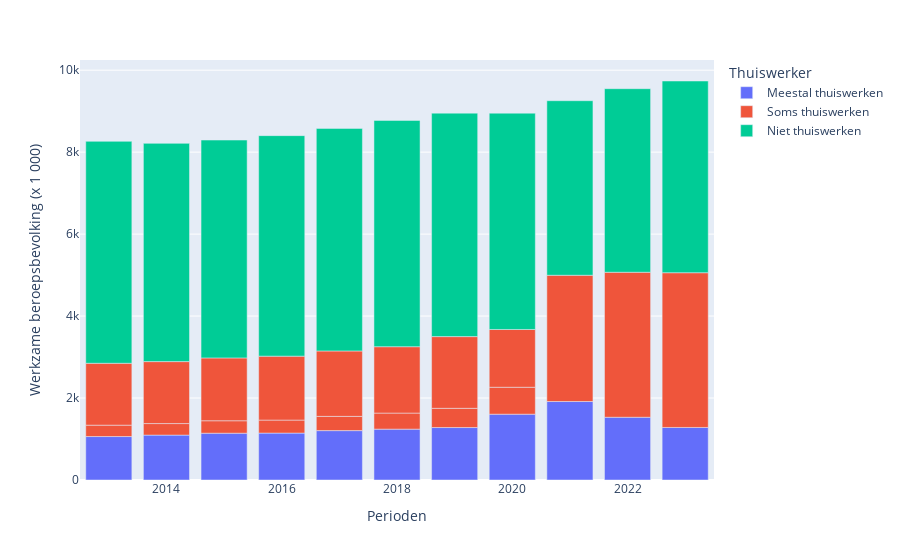

Here is the notebook cell this chart was saved with:
### Code cell
px.bar(df_filtered,
        x="Perioden",
        y="Werkzame beroepsbevolking (x 1 000)",
        color="Thuiswerker"
       )

### Figure 1 — Plotly figure (JSON) as saved in the notebook; plotly's stock layout.template omitted (floating-point values rounded to 4 significant figures)
{"data": [{"alignmentgroup": "True", "hovertemplate": "Thuiswerker=Meestal thuiswerken<br>Perioden=%{x}<br>Werkzame beroepsbevolking (x 1 000)=%{y}<extra></extra>", "legendgroup": "Meestal thuiswerken", "marker": {"color": "#636efa", "pattern": {"shape": ""}}, "name": "Meestal thuiswerken", "offsetgroup": "Meestal thuiswerken", "orientation": "v", "showlegend": true, "textposition": "auto", "type": "bar", "x": [2013, 2014, 2015, 2016, 2017, 2018, 2019, 2020, 2021, 2022, 2023], "xaxis": "x", "y": [1060, 1095, 1142, 1145, 1205, 1241, 1280, 1606, 1915, 1531, 1282], "yaxis": "y"}, {"alignmentgroup": "True", "hovertemplate": "Thuiswerker=Soms thuiswerken<br>Perioden=%{x}<br>Werkzame beroepsbevolking (x 1 000)=%{y}<extra></extra>", "legendgroup": "Soms thuiswerken", "marker": {"color": "#EF553B", "pattern": {"shape": ""}}, "name": "Soms thuiswerken", "offsetgroup": "Soms thuiswerken", "orientation": "v", "showlegend": true, "textposition": "auto", "type": "bar", "x": [2013, 2014, 2015, 2016, 2017, 2018, 2019, 2020, 2013, 2014, 2015, 2016, 2017, 2018, 2019, 2020, 2021, 2022, 2023], "xaxis": "x", "y": [278, 282, 304, 317, 348, 392, 469, 657, 1510, 1512, 1533, 1560, 1596, 1620, 1750, 1410, 3081, 3538, 3776], "yaxis": "y"}, {"alignmentgroup": "True", "hovertemplate": "Thuiswerker=Niet thuiswerken<br>Perioden=%{x}<br>Werkzame beroepsbevolking (x 1 000)=%{y}<extra></extra>", "legendgroup": "Niet thuiswerken", "marker": {"color": "#00cc96", "pattern": {"shape": ""}}, "name": "Niet thuiswerken", "offsetgroup": "Niet thuiswerken", "orientation": "v", "showlegend": true, "textposition": "auto", "type": "bar", "x": [2013, 2014, 2015, 2016, 2017, 2018, 2019, 2020, 2021, 2022, 2023], "xaxis": "x", "y": [5416, 5325, 5316, 5381, 5431, 5521, 5453, 5278, 4259, 4479, 4678], "yaxis": "y"}], "layout": {"barmode": "relative", "legend": {"title": {"text": "Thuiswerker"}, "tracegroupgap": 0}, "margin": {"t": 60}, "xaxis": {"anchor": "y", "domain": [0, 1], "title": {"text": "Perioden"}}, "yaxis": {"anchor": "x", "domain": [0, 1], "title": {"text": "Werkzame beroepsbevolking (x 1 000)"}}}}
